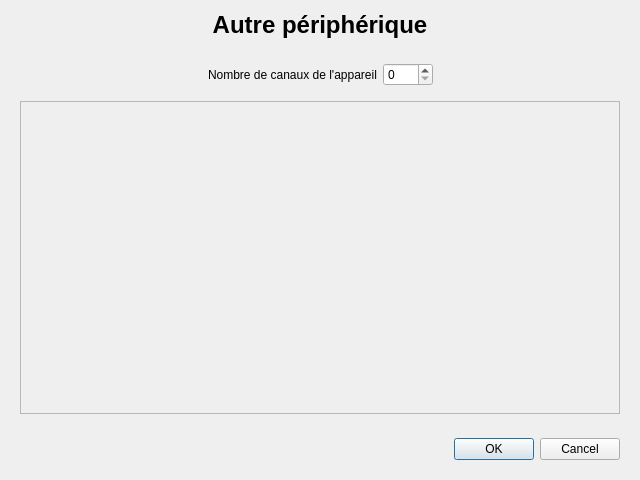
<?xml version="1.0" encoding="UTF-8"?>
<ui version="4.0">
 <class>FenetreAjoutAutre</class>
 <widget class="QDialog" name="FenetreAjoutAutre">
  <property name="geometry">
   <rect>
    <x>0</x>
    <y>0</y>
    <width>640</width>
    <height>480</height>
   </rect>
  </property>
  <property name="windowTitle">
   <string>Ajouter autre périphérique</string>
  </property>
  <layout class="QVBoxLayout" name="verticalLayout_3">
   <item>
    <widget class="QLabel" name="labelTitre">
     <property name="text">
      <string>&lt;!DOCTYPE HTML PUBLIC &quot;-//W3C//DTD HTML 4.0//EN&quot; &quot;http://www.w3.org/TR/REC-html40/strict.dtd&quot;&gt;
&lt;html&gt;&lt;head&gt;&lt;meta name=&quot;qrichtext&quot; content=&quot;1&quot; /&gt;&lt;style type=&quot;text/css&quot;&gt;
p, li { white-space: pre-wrap; }
&lt;/style&gt;&lt;/head&gt;&lt;body style=&quot; font-family:'Droid Sans'; font-size:10pt; font-weight:400; font-style:normal;&quot;&gt;
&lt;p style=&quot; margin-top:0px; margin-bottom:0px; margin-left:0px; margin-right:0px; -qt-block-indent:0; text-indent:0px;&quot;&gt;&lt;span style=&quot; font-size:18pt; font-weight:600;&quot;&gt;Autre périphérique&lt;/span&gt;&lt;/p&gt;&lt;/body&gt;&lt;/html&gt;</string>
     </property>
     <property name="alignment">
      <set>Qt::AlignCenter</set>
     </property>
    </widget>
   </item>
   <item>
    <widget class="QWidget" name="conteneurCanalSuppl" native="true">
     <layout class="QVBoxLayout" name="verticalLayout_2">
      <item>
       <widget class="QWidget" name="conteneurSuppl1" native="true">
        <layout class="QHBoxLayout" name="horizontalLayout_5">
         <item>
          <spacer name="horizontalSpacer_6">
           <property name="orientation">
            <enum>Qt::Horizontal</enum>
           </property>
           <property name="sizeHint" stdset="0">
            <size>
             <width>40</width>
             <height>20</height>
            </size>
           </property>
          </spacer>
         </item>
         <item>
          <widget class="QLabel" name="labelCanalSuppl">
           <property name="text">
            <string>Nombre de canaux de l'appareil</string>
           </property>
          </widget>
         </item>
         <item>
          <widget class="QSpinBox" name="spinBoxSuppl">
           <property name="minimumSize">
            <size>
             <width>50</width>
             <height>0</height>
            </size>
           </property>
           <property name="maximumSize">
            <size>
             <width>50</width>
             <height>16777215</height>
            </size>
           </property>
           <property name="maximum">
            <number>10</number>
           </property>
          </widget>
         </item>
         <item>
          <spacer name="horizontalSpacer_7">
           <property name="orientation">
            <enum>Qt::Horizontal</enum>
           </property>
           <property name="sizeHint" stdset="0">
            <size>
             <width>40</width>
             <height>20</height>
            </size>
           </property>
          </spacer>
         </item>
        </layout>
       </widget>
      </item>
      <item>
       <widget class="QScrollArea" name="scrollArea">
        <property name="minimumSize">
         <size>
          <width>0</width>
          <height>100</height>
         </size>
        </property>
        <property name="widgetResizable">
         <bool>true</bool>
        </property>
        <widget class="QWidget" name="scrollAreaWidgetContents">
         <property name="geometry">
          <rect>
           <x>0</x>
           <y>0</y>
           <width>600</width>
           <height>308</height>
          </rect>
         </property>
        </widget>
       </widget>
      </item>
     </layout>
    </widget>
   </item>
   <item>
    <widget class="QWidget" name="conteneurBoutonBox" native="true">
     <layout class="QHBoxLayout" name="horizontalLayout">
      <item>
       <spacer name="horizontalSpacer">
        <property name="orientation">
         <enum>Qt::Horizontal</enum>
        </property>
        <property name="sizeHint" stdset="0">
         <size>
          <width>40</width>
          <height>20</height>
         </size>
        </property>
       </spacer>
      </item>
      <item>
       <widget class="QDialogButtonBox" name="buttonBox">
        <property name="standardButtons">
         <set>QDialogButtonBox::Cancel|QDialogButtonBox::Ok</set>
        </property>
       </widget>
      </item>
     </layout>
    </widget>
   </item>
  </layout>
 </widget>
 <resources/>
 <connections/>
</ui>
